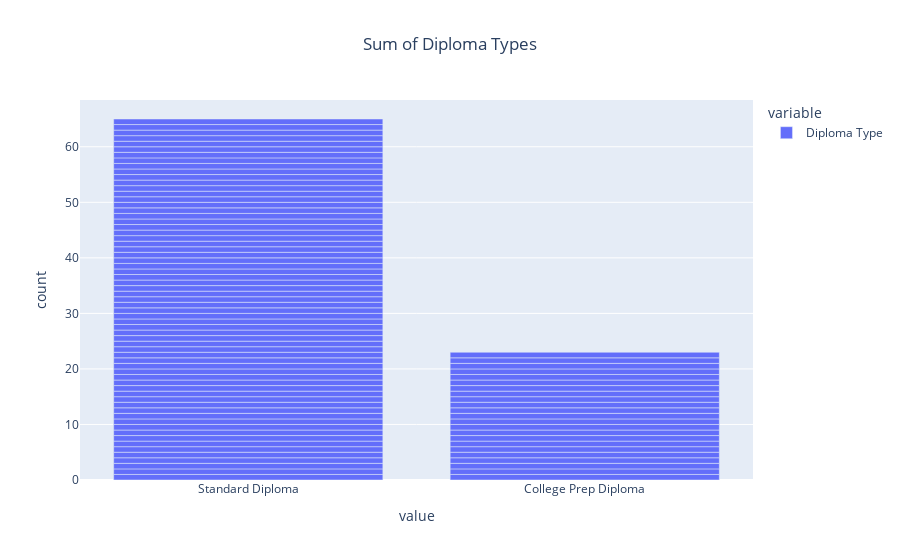

Write notebook code for a chart like this one.
### Markdown cell above
### Question 6 :  Visualise the data set (4 Marks)

a) Using the 'Diploma Type' column, plot a bar chart and show its value counts.

### Code cell
px.bar(data_frame=data[["Diploma Type"]], title="Sum of Diploma Types" ).update_layout(title_x = 0.5)

### Figure 1 — Plotly figure (JSON) as saved in the notebook; plotly's stock layout.template omitted (floating-point values rounded to 4 significant figures)
{"data": [{"alignmentgroup": "True", "hovertemplate": "variable=Diploma Type<br>value=%{x}<br>count=%{y}<extra></extra>", "legendgroup": "Diploma Type", "marker": {"color": "#636efa", "pattern": {"shape": ""}}, "name": "Diploma Type", "offsetgroup": "Diploma Type", "orientation": "v", "showlegend": true, "textposition": "auto", "type": "bar", "x": ["Standard Diploma", "College Prep Diploma", "Standard Diploma", "Standard Diploma", "Standard Diploma", "College Prep Diploma", "Standard Diploma", "College Prep Diploma", "Standard Diploma", "Standard Diploma", "Standard Diploma", "Standard Diploma", "Standard Diploma", "College Prep Diploma", "Standard Diploma", "College Prep Diploma", "Standard Diploma", "Standard Diploma", "Standard Diploma", "Standard Diploma", "Standard Diploma", "Standard Diploma", "Standard Diploma", "College Prep Diploma", "Standard Diploma", "Standard Diploma", "College Prep Diploma", "Standard Diploma", "Standard Diploma", "Standard Diploma", "Standard Diploma", "Standard Diploma", "Standard Diploma", "Standard Diploma", "Standard Diploma", "Standard Diploma", "College Prep Diploma", "Standard Diploma", "College Prep Diploma", "College Prep Diploma", "Standard Diploma", "Standard Diploma", "Standard Diploma", "College Prep Diploma", "Standard Diploma", "College Prep Diploma", "Standard Diploma", "Standard Diploma", "College Prep Diploma", "Standard Diploma", "Standard Diploma", "Standard Diploma", "Standard Diploma", "College Prep Diploma", "Standard Diploma", "College Prep Diploma", "Standard Diploma", "Standard Diploma", "Standard Diploma", "College Prep Diploma", "Standard Diploma", "College Prep Diploma", "Standard Diploma", "College Prep Diploma", "Standard Diploma", "Standard Diploma", "College Prep Diploma", "Standard Diploma", "Standard Diploma", "Standard Diploma", "Standard Diploma", "College Prep Diploma", "Standard Diploma", "College Prep Diploma", "Standard Diploma", "Standard Diploma", "Standard Diploma", "Standard Diploma", "Standard Diploma", "Standard Diploma", "Standard Diploma", "Standard Diploma", "College Prep Diploma", "Standard Diploma", "College Prep Diploma", "Standard Diploma", "Standard Diploma", "Standard Diploma"], "xaxis": "x", "y": [1, 1, 1, 1, 1, 1, 1, 1, 1, 1, 1, 1, 1, 1, 1, 1, 1, 1, 1, 1, 1, 1, 1, 1, 1, 1, 1, 1, 1, 1, 1, 1, 1, 1, 1, 1, 1, 1, 1, 1, 1, 1, 1, 1, 1, 1, 1, 1, 1, 1, 1, 1, 1, 1, 1, 1, 1, 1, 1, 1, 1, 1, 1, 1, 1, 1, 1, 1, 1, 1, 1, 1, 1, 1, 1, 1, 1, 1, 1, 1, 1, 1, 1, 1, 1, 1, 1, 1], "yaxis": "y"}], "layout": {"barmode": "relative", "legend": {"title": {"text": "variable"}, "tracegroupgap": 0}, "title": {"text": "Sum of Diploma Types", "x": 0.5}, "xaxis": {"anchor": "y", "domain": [0, 1], "title": {"text": "value"}}, "yaxis": {"anchor": "x", "domain": [0, 1], "title": {"text": "count"}}}}
